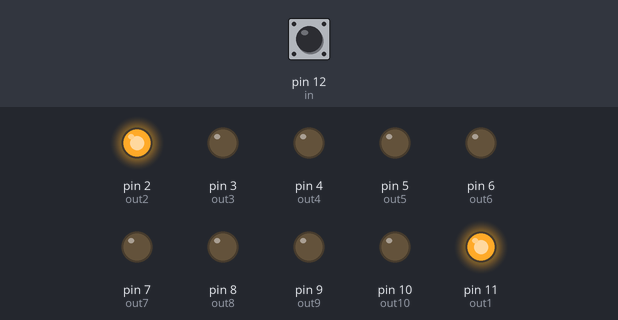
Simulated run of this sketch. Board: Arduino Uno, built with avr-gcc and run on an emulated ATmega328P. Parts: output pins drawn as LEDs (lit = HIGH). The inputs (shaded band) are chosen by the test bench; at power-on: pin 12 (in) HIGH.

Above: at 1.2 s.
1.3 s: pin 12 (in) pulled LOW for 0.15 s
At 1.9 s:
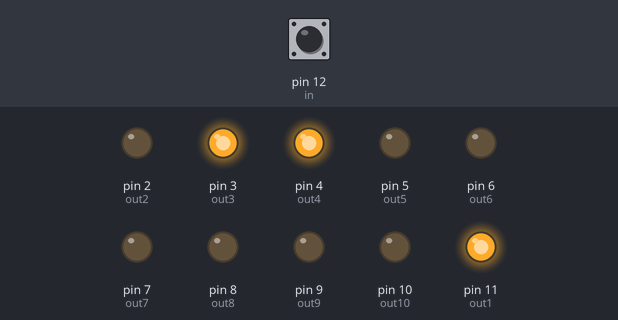
2.9 s: pin 12 (in) pulled LOW for 1 s
At 4.4 s:
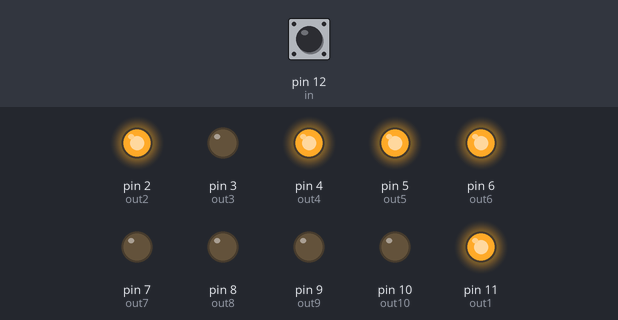
5.4 s: pin 12 (in) pulled LOW for 0.15 s
At 6.2 s:
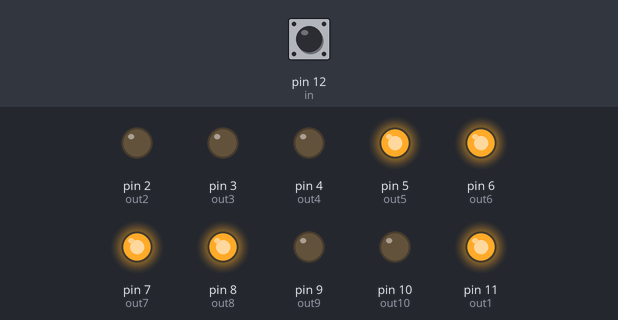
7.0 s: pin 12 (in) pulled LOW for 3.2 s
At 7.9 s:
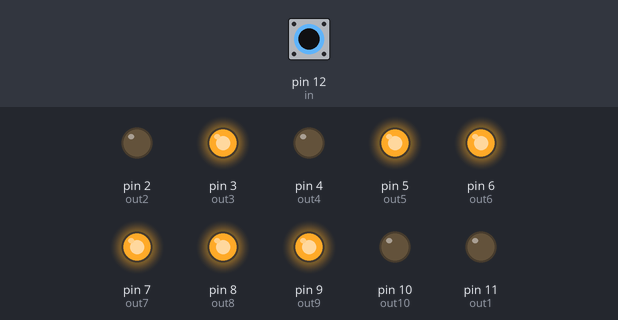
11.7 s: pin 12 (in) pulled LOW for 0.15 s
At 12.2 s:
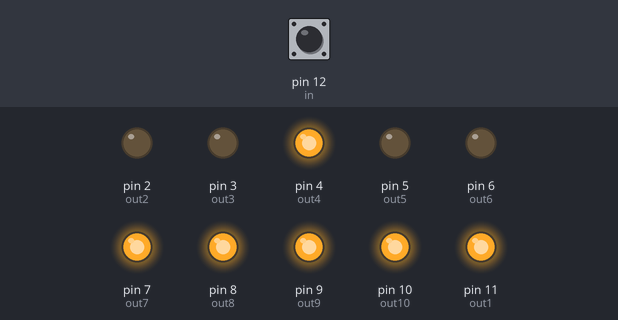
13.3 s: pin 12 (in) pulled LOW for 1 s
At 14.7 s:
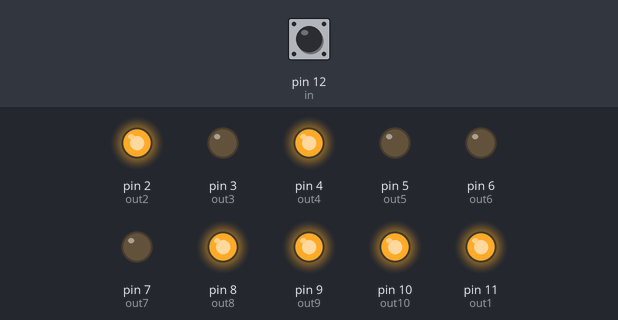
Timing chart, 0 to 16.3 s (numbered marks = the images above; inputs shaded):
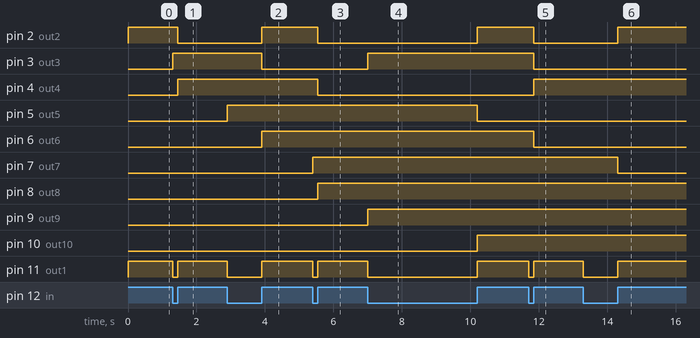

The sketch:

arduino_clock_divider_V1.0.ino
```cpp
int out1 = 11;
int out2 = 2;
int out3 = 3;
int out4 = 4;
int out5 = 5;
int out6 = 6;
int out7 = 7;
int out8 = 8;
int out9 = 9;
int out10 = 10;
int out1Var = 0;
int out2Var = 0;
int out3Var = 0;
int out4Var = 0;
int out5Var = 0;
int out6Var = 0;
int out7Var = 0;
int out8Var = 0;
int out9Var = 0;
int out10Var = 0;
int in = 12;
int inState = 0;
bool inPrev = 1;
bool stepCheck = 0;


void setup() {

  pinMode (out1, OUTPUT);
  pinMode (out2, OUTPUT);
  pinMode (out3, OUTPUT);
  pinMode (out4, OUTPUT);
  pinMode (out5, OUTPUT);
  pinMode (out6, OUTPUT);
  pinMode (out7, OUTPUT);
  pinMode (out8, OUTPUT);
  pinMode (out9, OUTPUT);
  pinMode (out10, OUTPUT);
  pinMode (in, INPUT_PULLUP);

  //Serial.begin(2000000);

}

void reading() {
  inState = digitalRead(in);
  /*Serial.print(out1Var);
    Serial.print(out2Var);
    Serial.print(out3Var);
    Serial.print(out4Var);
    Serial.print(out5Var);
    Serial.print(out6Var);
    Serial.print(out7Var);
    Serial.print(out8Var);
    Serial.print(out9Var);
    Serial.println(out10Var);*/
  if (inState == 0 && inPrev == 0) {
    digitalWrite(out1, 0);
    out1Var++;
    out2Var++;
    out3Var++;
    out4Var++;
    out5Var++;
    out6Var++;
    out7Var++;
    out8Var++;
    out9Var++;
    out10Var++;
    inPrev = 1;
  }
  if (inState == 1 && inPrev == 1) {
    digitalWrite(out1, 1);
    out1Var++;
    out2Var++;
    out3Var++;
    out4Var++;
    out5Var++;
    out6Var++;
    out7Var++;
    out8Var++;
    out9Var++;
    out10Var++;
    inPrev = 0;
    stepCheck = 1;
  }
  if (out1Var == 2) out1Var = 0;
  if (out2Var == 4) out2Var = 0;
  if (out3Var == 6) out3Var = 0;
  if (out4Var == 8) out4Var = 0;
  if (out5Var == 10) out5Var = 0;
  if (out6Var == 12) out6Var = 0;
  if (out7Var == 14) out7Var = 0;
  if (out8Var == 16) out8Var = 0;
  if (out9Var == 18) out9Var = 0;
  if (out10Var == 20) out10Var = 0;

}

void loop() {
  reading();
  if (stepCheck == 0) {
    int out1Var = 0;
    int out2Var = 0;
    int out3Var = 0;
    int out4Var = 0;
    int out5Var = 0;
    int out6Var = 0;
    int out7Var = 0;
    int out8Var = 0;
    int out9Var = 0;
    int out10Var = 0;
  }
  /*if (out1Var <= 1/* && out10Var >=1) c
    else digitalWrite(out1, 0);*/
  if (out2Var <= 2 && out2Var >= 1) digitalWrite(out2, 1);
  else digitalWrite(out2, 0);
  if (out3Var <= 4 && out3Var >= 2) digitalWrite(out3, 1);
  else digitalWrite(out3, 0);
  if (out4Var <= 6 && out4Var >= 3) digitalWrite(out4, 1);
  else digitalWrite(out4, 0);
  if (out5Var <= 8 && out5Var >= 4) digitalWrite(out5, 1);
  else digitalWrite(out5, 0);
  if (out6Var <= 10 && out6Var >= 5) digitalWrite(out6, 1);
  else digitalWrite(out6, 0);
  if (out7Var <= 12 && out7Var >= 6) digitalWrite(out7, 1);
  else digitalWrite(out7, 0);
  if (out8Var <= 14 && out8Var >= 7) digitalWrite(out8, 1);
  else digitalWrite(out8, 0);
  if (out9Var <= 16 && out9Var >= 8) digitalWrite(out9, 1);
  else digitalWrite(out9, 0);
  if (out10Var <= 18 && out10Var >= 9) digitalWrite(out10, 1);
  else digitalWrite(out10, 0);
}
```

Measured:
- after the input at 1.3 s, pin 2 (out2): HIGH → LOW after 0.15 s; pin 3 (out3): LOW → HIGH at once; pin 4 (out4): LOW → HIGH after 0.15 s; pin 11 (out1): HIGH → LOW at once, → HIGH 0.15 s later
- after the input at 2.9 s, pin 2 (out2), pin 6 (out6): LOW → HIGH after 1.0 s; pin 3 (out3): HIGH → LOW after 1.0 s; pin 5 (out5): LOW → HIGH at once; pin 11 (out1): HIGH → LOW at once, → HIGH 1.0 s later
- after the input at 5.4 s, pin 2 (out2), pin 4 (out4): HIGH → LOW after 0.15 s; pin 7 (out7): LOW → HIGH at once; pin 8 (out8): LOW → HIGH after 0.15 s; pin 11 (out1): HIGH → LOW at once, → HIGH 0.15 s later
- after the input at 7.0 s, pin 2 (out2), pin 10 (out10): LOW → HIGH after 3.2 s; pin 3 (out3), pin 9 (out9): LOW → HIGH at once; pin 5 (out5): HIGH → LOW after 3.2 s; pin 11 (out1): HIGH → LOW at once, → HIGH 3.2 s later
- after the input at 11.7 s, pin 2 (out2), pin 3 (out3), pin 6 (out6): HIGH → LOW after 0.15 s; pin 4 (out4): LOW → HIGH after 0.15 s; pin 11 (out1): HIGH → LOW at once, → HIGH 0.15 s later
- after the input at 13.3 s, pin 2 (out2): LOW → HIGH after 1.0 s; pin 7 (out7): HIGH → LOW after 1.0 s; pin 11 (out1): HIGH → LOW at once, → HIGH 1.0 s later
